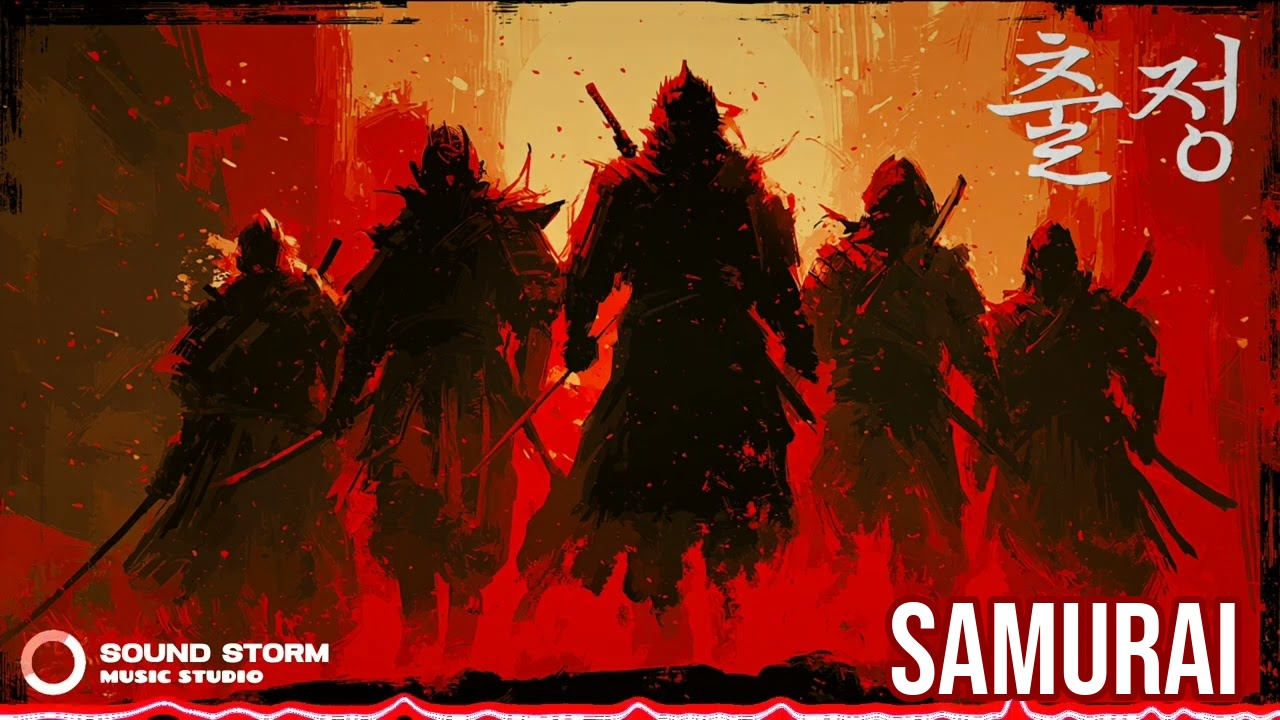
#> input picture 07_AUTOMATION_자동화/thumbnail_intelligence/generated_thumbnails/ab_819a05e4_A.jpg, 1280 x 720 px
$ python -i attention_map.py   (imports and definitions only)   (older library calls are emulated)
#> lines starting #> are read from the running program, lines starting #| are printed output that depends on the picture; after the words box and inside, x2 and y2 are one past the last pixel; in counts of white or black regions, pixels touching at a corner belong together
#!/usr/bin/env python3
# -*- coding: utf-8 -*-
"""
thumbnail_intelligence/attention_map.py

Attention Map Engine
OpenCV Spectral Residual Saliency 기반 시선 집중 영역 분석

주요 함수:
    compute_attention(image_path) → {attention_zones, saliency_map}
    save_heatmap(saliency_map, output_path) → path
    zone_attention_scores(saliency_map, zones) → {zone_name: score}

saliency 라이브러리:
    opencv-contrib-python >= 4.9.0
    설치: pip install opencv-contrib-python

fallback:
    contrib 없을 경우 Sobel gradient magnitude 기반 근사 saliency 사용
"""

import numpy as np
import cv2
from pathlib import Path

_THIS_DIR   = Path(__file__).parent
HEATMAP_DIR = _THIS_DIR / "output" / "heatmaps"
# [1 line not run here, left out]

# 고시선 영역 판단 임계값 (saliency 상위 N% 기준)
_SALIENCY_THRESH_PERCENTILE = 70   # 상위 30%를 주목 영역으로 판단
_MIN_ZONE_AREA_RATIO        = 0.01  # 이미지 면적의 1% 미만 컨투어 무시


# ─── Saliency 계산 ────────────────────────────────────────────────────────────
def _compute_spectral_residual(img_bgr: np.ndarray) -> np.ndarray:
    """
    OpenCV Spectral Residual Saliency (contrib 모듈)
    Returns: float32 saliency map, 0.0 ~ 1.0, H×W
    """
    saliency = cv2.saliency.StaticSaliencySpectralResidual_create()
    ok, sal_map = saliency.computeSaliency(img_bgr)
    if not ok:
        raise RuntimeError("Spectral Residual Saliency 계산 실패")
    return sal_map.astype(np.float32)


def _compute_gradient_saliency(img_bgr: np.ndarray) -> np.ndarray:
    """
    Fallback: Sobel gradient magnitude 기반 근사 saliency
    Returns: float32 saliency map, 0.0 ~ 1.0, H×W
    """
    gray   = cv2.cvtColor(img_bgr, cv2.COLOR_BGR2GRAY).astype(np.float32)
    gx     = cv2.Sobel(gray, cv2.CV_32F, 1, 0, ksize=3)
    gy     = cv2.Sobel(gray, cv2.CV_32F, 0, 1, ksize=3)
    mag    = cv2.magnitude(gx, gy)
    # Gaussian smoothing으로 점 노이즈 제거
    mag    = cv2.GaussianBlur(mag, (31, 31), 0)
    sal, _ = cv2.normalize(mag, None, 0.0, 1.0, cv2.NORM_MINMAX, cv2.CV_32F)
    return sal


def _get_saliency_map(img_bgr: np.ndarray) -> tuple[np.ndarray, str]:
    """
    contrib 가능 시 Spectral Residual, 아니면 Gradient fallback
    Returns: (saliency_map, method_used)
    """
    if hasattr(cv2, "saliency"):
        try:
            return _compute_spectral_residual(img_bgr), "spectral_residual"
        except Exception as e:
            print(f"[attention_map] SpectralResidual 실패 → gradient fallback: {e}")
    return _compute_gradient_saliency(img_bgr), "gradient"


# ─── Attention Zones ──────────────────────────────────────────────────────────
def _extract_attention_zones(saliency_map: np.ndarray, img_h: int, img_w: int) -> list[dict]:
    """
    Saliency map에서 상위 N% 임계값 적용 → 컨투어 → 바운딩 박스 목록
    """
    sal_u8  = (saliency_map * 255).astype(np.uint8)
    thresh  = int(np.percentile(sal_u8, _SALIENCY_THRESH_PERCENTILE))
    _, binary = cv2.threshold(sal_u8, thresh, 255, cv2.THRESH_BINARY)

    # 형태학적 닫기 연산으로 인접 영역 병합
    kernel = cv2.getStructuringElement(cv2.MORPH_ELLIPSE, (25, 25))
    binary = cv2.morphologyEx(binary, cv2.MORPH_CLOSE, kernel)

    contours, _ = cv2.findContours(binary, cv2.RETR_EXTERNAL, cv2.CHAIN_APPROX_SIMPLE)
    min_area    = img_h * img_w * _MIN_ZONE_AREA_RATIO
    zones       = []

    for cnt in contours:
        area = cv2.contourArea(cnt)
        if area < min_area:
            continue
        x, y, w, h = cv2.boundingRect(cnt)
        zones.append({
            "x": int(x), "y": int(y),
            "w": int(w), "h": int(h),
            "area_ratio": round(area / (img_h * img_w), 4),
        })

    # 면적 내림차순 정렬
    zones.sort(key=lambda z: z["area_ratio"], reverse=True)
    return zones


# ─── Heatmap 저장 ─────────────────────────────────────────────────────────────
def save_heatmap(saliency_map: np.ndarray, output_path: str,
                 target_size: tuple = (1280, 720)) -> str:
    """
    Saliency float map → JET 컬러맵 이미지 저장
    (파란색=낮음, 녹색=중간, 노란색=높음, 빨간색=최고 주목)
    """
    sal_u8  = (saliency_map * 255).astype(np.uint8)
    heatmap = cv2.applyColorMap(sal_u8, cv2.COLORMAP_JET)
    heatmap = cv2.resize(heatmap, target_size, interpolation=cv2.INTER_LINEAR)
    cv2.imwrite(str(output_path), heatmap)
    return str(output_path)


# ─── Zone Attention Score ─────────────────────────────────────────────────────
def zone_attention_scores(saliency_map: np.ndarray, zones: list) -> dict[str, float]:
    """
    9구역 각각의 평균 saliency score 계산 (높을수록 주목도 높음 → 텍스트 회피)

    Args:
        saliency_map: float32 H×W, 0.0 ~ 1.0
        zones:        auto_layout.ZONES 리스트

    Returns:
        {zone_name: attention_score (0.0 ~ 1.0)}
    """
    h, w   = saliency_map.shape[:2]
    scores = {}

    for name, (r0, r1), (c0, c1) in zones:
        rr0, rr1 = int(h * r0), int(h * r1)
        cc0, cc1 = int(w * c0), int(w * c1)
        region   = saliency_map[rr0:rr1, cc0:cc1]
        scores[name] = float(np.mean(region)) if region.size > 0 else 0.0

    return scores


# ─── 메인 함수 ────────────────────────────────────────────────────────────────
def compute_attention(image_path: str, save_heatmap_flag: bool = True) -> dict:
    """
    이미지 → Attention Map 전체 파이프라인

    Args:
        image_path:        로컬 이미지 경로
        save_heatmap_flag: True이면 heatmap JPEG 저장

    Returns:
        {
            "attention_zones": [{"x","y","w","h","area_ratio"}, ...],
            "saliency_map":    np.ndarray (float32, H×W),
            "heatmap_path":    str | None,
            "method":          "spectral_residual" | "gradient"
        }
    """
#> called with image_path = 'generated_thumbnails/ab_819a05e4_A.jpg', save_heatmap_flag = True
    img = cv2.imread(str(image_path))
#> img is the input picture: shape (720, 1280, 3); mean B, G, R 21.7, 42.3, 116.4
    if img is None:
        raise ValueError(f"이미지 로드 실패: {image_path}")

    h, w    = img.shape[:2]
#> h = 720; w = 1280
    sal_map, method = _get_saliency_map(img)
#> in _compute_spectral_residual, `ok, sal_map = saliency.computeSaliency(img_bgr)`:
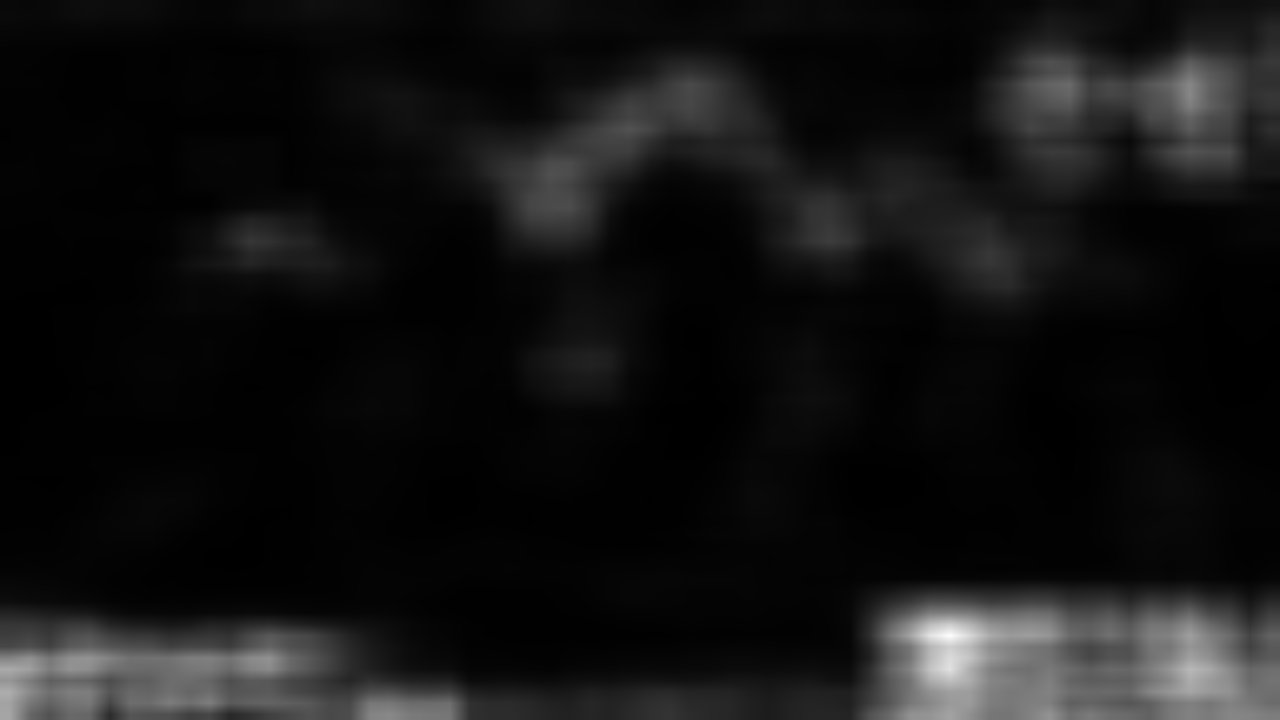
#> sal_map: shape (720, 1280) float32; min 0.00118, max 0.995, mean 0.0796
#> in _compute_spectral_residual, `ok, sal_map = saliency.computeSaliency(img_bgr)`: ok = True
#> method = 'spectral_residual'

    zones = _extract_attention_zones(sal_map, h, w)
#> in _extract_attention_zones, `thresh  = int(np.percentile(sal_u8, _SALIENCY_THRESH_PERCENTILE))`: thresh = 13
#> in _extract_attention_zones, `_, binary = cv2.threshold(sal_u8, thresh, 255, cv2.THRESH_BINARY)`:
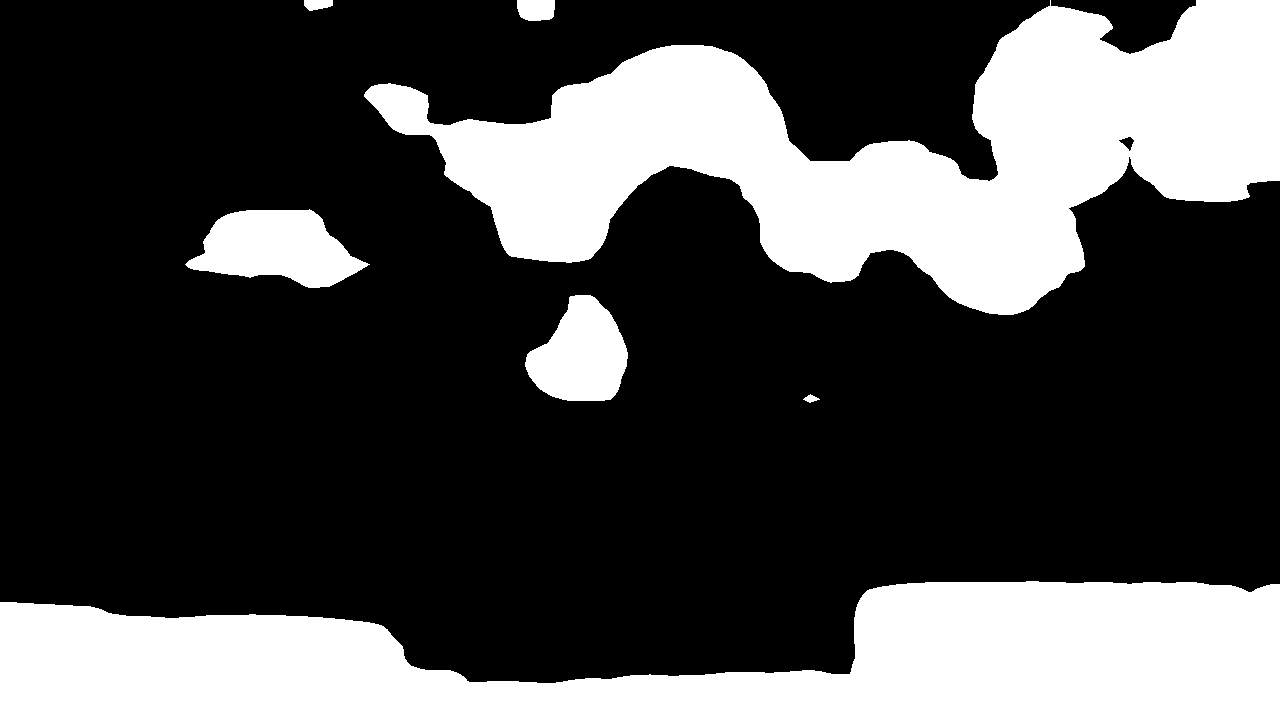
#> binary: shape (720, 1280); 29.4% white; 7 white regions, largest, box (x1, y1, x2, y2) and area: (364, 0, 1280, 315) 132963, (0, 581, 1280, 720) 120645, (185, 209, 370, 288) 9221
#> in _extract_attention_zones, `binary = cv2.morphologyEx(binary, cv2.MORPH_CLOSE, kernel)`:
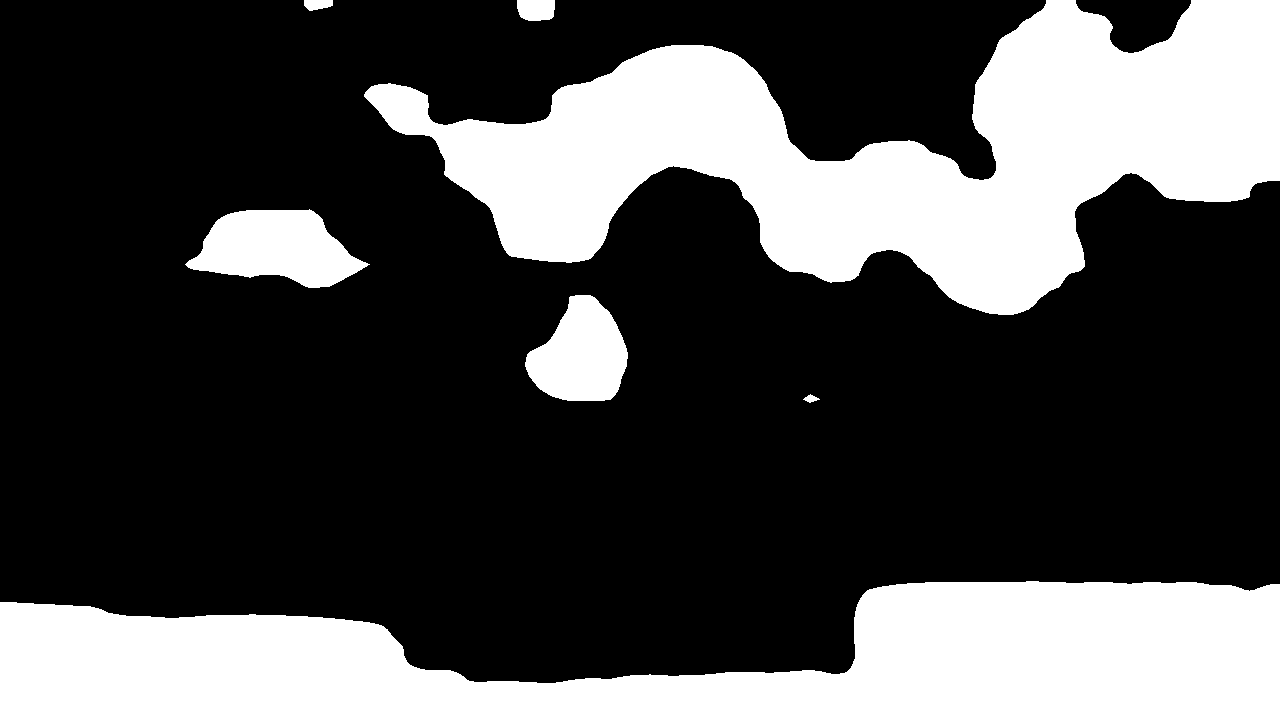
#> binary: shape (720, 1280); 29.5% white; 7 white regions
#> in _extract_attention_zones, `contours, _ = cv2.findContours(binary, cv2.RETR_EXTERNAL, cv2.CHAIN_AP..`: contours = 7 contours; box (x1, y1, x2, y2) and area: (364, 0, 1280, 315) 132573, (0, 581, 1280, 720) 119250, (185, 209, 370, 288) 9061, (525, 295, 628, 401) 7353, (517, 0, 555, 21) 671, (304, 0, 333, 11) 218, (803, 394, 820, 403) 62
#> the loop in _extract_attention_zones, `for cnt in contours:` made 7 passes
#> area on passes 2, 3, 4, 6, 7: 62, 7353, 9061, 671, 218
#> (area, x, y, w, h) on passes 1, 5: (119250, 0, 581, 1280, 139), (132573, 364, 0, 916, 315)
#> after the loop in _extract_attention_zones, `for cnt in contours:`: zones = 2 items
#> zones = 2 items
    print(f"[attention_map] {method} 완료 | 주목 영역 {len(zones)}개 탐지")
#| [attention_map] spectral_residual 완료 | 주목 영역 2개 탐지

    heatmap_path = None
    if save_heatmap_flag:
        stem         = Path(image_path).stem
        heatmap_file = HEATMAP_DIR / f"heatmap_{stem}.jpg"
        save_heatmap(sal_map, str(heatmap_file))
#> in save_heatmap, `heatmap = cv2.applyColorMap(sal_u8, cv2.COLORMAP_JET)`:
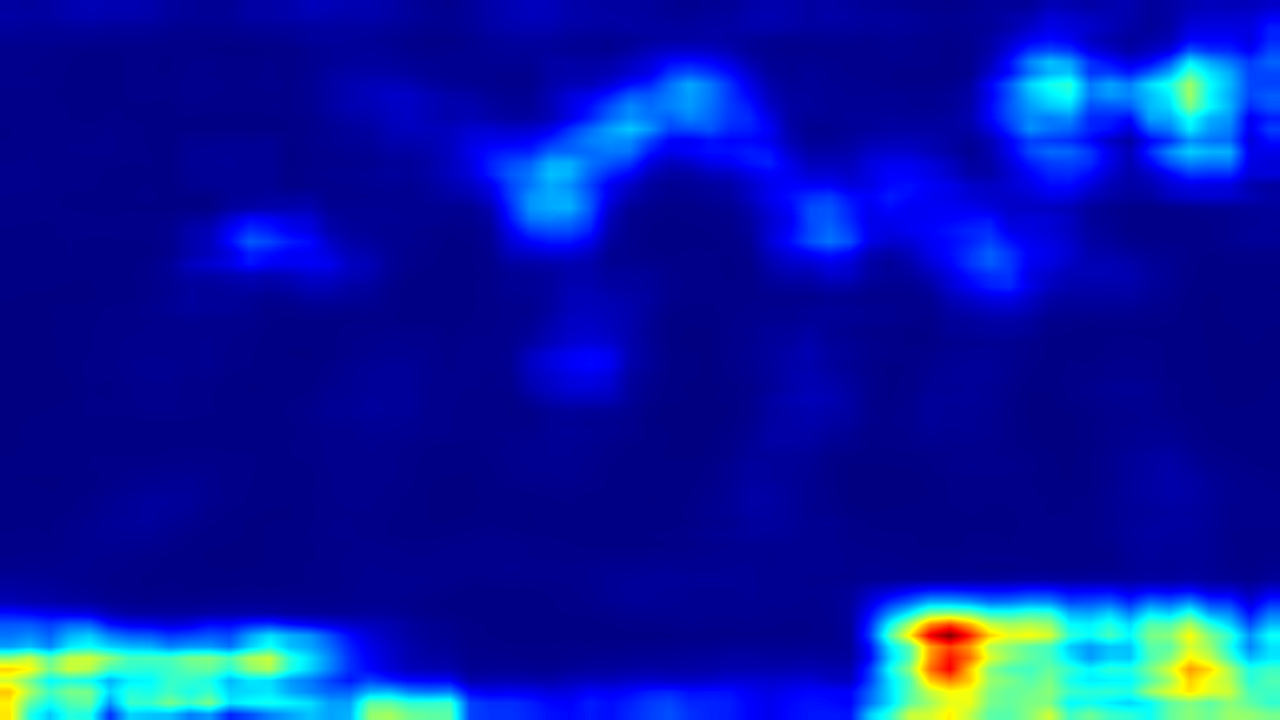
#> heatmap: shape (720, 1280, 3); mean B, G, R 165.4, 26.7, 6.8
        heatmap_path = str(heatmap_file)

    return {
        "attention_zones": zones,
        "saliency_map":    sal_map,
        "heatmap_path":    heatmap_path,
        "method":          method,
    }

>>> result = compute_attention('generated_thumbnails/ab_819a05e4_A.jpg')
#> result = 4 items
